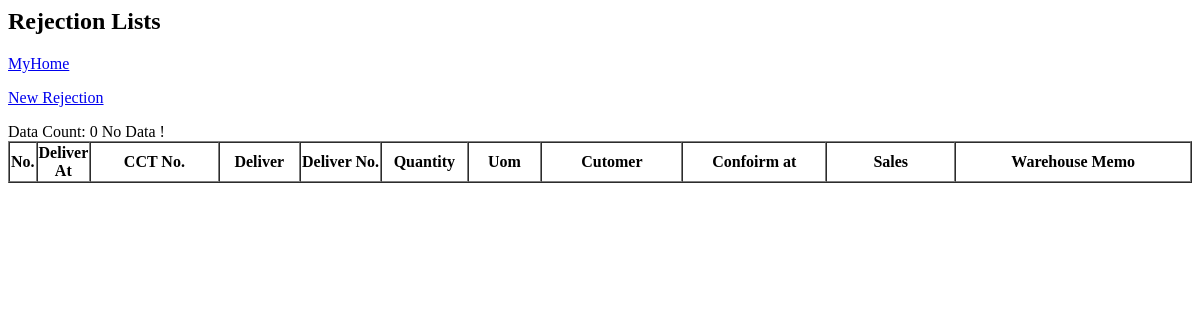
The app's page /rejectionlist/, older data.
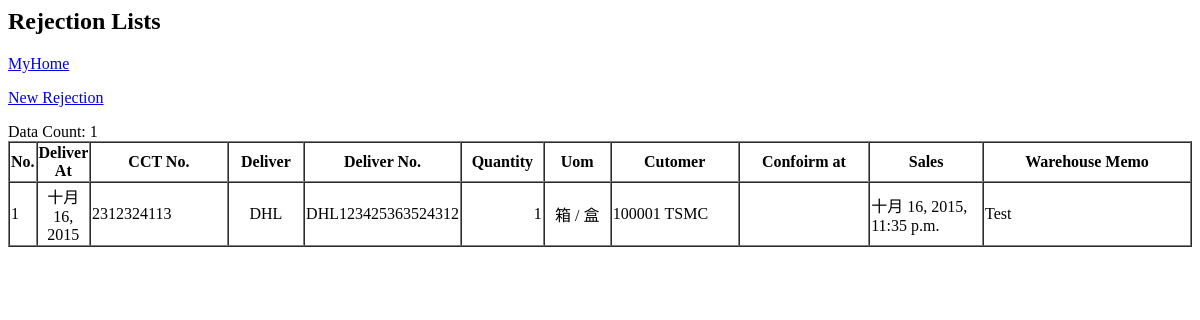
The same page, newer data.
### receive/models.py (models this page shows, shortened)
class Rejection(models.Model):
	customer = models.ForeignKey(Customer)
	deliver = models.CharField(max_length=30, blank=False )
	deliver_num = models.CharField(max_length=30 )
	cctno = models.CharField(max_length=10 , blank=True, null=True)
	quantity = models.IntegerField(default=1)
	uom = models.ForeignKey(Catcode)
	wmemo = models.TextField(blank=True, null=True)
	smemo = models.TextField(blank=True, null=True)
	deliver_at = models.DateField( default= timezone.now)
	create_at = models.DateTimeField(auto_now_add=True, auto_now = False)
	update_at = models.DateTimeField(auto_now_add=False, auto_now = True)
	class Meta:
		ordering = ['id']

### base/models.py (models this page shows)
class Catcode(models.Model):
       scode = models.CharField(max_length=4, blank=False, null=False) #System
       tcode = models.CharField(max_length=4, blank=True, null=True) #Type
       icode = models.CharField(max_length=4, blank=True, null=True)
       describtion = models.CharField(max_length=60, blank=False, null=False)
       describtion2 = models.CharField(max_length=60, blank=True, null=True)
       is_embedded = models.BooleanField(default=True)
       create_at = models.DateTimeField(auto_now_add=True, auto_now=False)
       update_at = models.DateTimeField(auto_now_add=False, auto_now=True)
       class Meta:
              unique_together = ("scode", "tcode", "icode" ,)
       def __str__(self):
              return self.describtion

class Customer(models.Model):
       cust_num = models.CharField(max_length=8, unique=True)
       title = models.CharField(max_length=30, blank=False)
       sales = models.ForeignKey(User)
       is_active = models.BooleanField(default=True)
       create_at = models.DateTimeField(auto_now_add=True, auto_now=False)
       update_at = models.DateTimeField(auto_now_add=False, auto_now=True)
       def __str__(self):
              return self.cust_num + ' ' + self.title

### receive/views.py (the view)
# urls.py: url(r'^rejectionlist/$', 'receive.views.rejectionlist', name='rejectionlist'),
def rejectionlist(request):
	title='Rejection Lists'
	rejections = Rejection.objects.all()
	return render(request, 'rejectionlist.html', locals())

### templates/rejectionlist.html
<h2>{{title}}</h2><p>
<a href="/">MyHome</a><p>
<a href="/rejectionform">New Rejection</a><p>
Data Count: {{rejections|length}}
<table border=1 cellspacing="0">
	<tr>
		<th align:'center' width:'100'>No.</th>
		<th align:'center' width:'180'>Deliver At</th>
		<th align=center width="200">CCT No.</th>
		<th align=center width="100">Deliver</th>
		<th align='center' width="100">Deliver No.</th>
		<th align='center' width="100">Quantity</th>
		<th width="100">Uom</th>
		<th width="200">Cutomer</th>
		<th width="200">Confoirm at</th>
		<th width="200">Sales</th>
		<th width="360">Warehouse Memo</th>
	</tr>
	{% for r in rejections %}
	<tr>
		<td>{{ forloop.counter }}</td>
		<td align=center>{{r.deliver_at}}</td>
		<td>{{r.cctno}}</td>
		<td align=center>{{r.deliver}}</td>
		<td>{{r.deliver_num}}</td>
		<td align=right>{{r.quantity}}</td>
		<td align=center>{{r.uom}}</td>
		<td>{{r.customer}}</td>
		<td>{{r.customer_set.user_set.fullname }}</td>
		<td>{{r.update_at}}</td>
		<td>{{r.wmemo}}</td>
	</tr>
	{% empty %}
		No Data !
	{% endfor %}
</table>

Row changes from the older to the newer data that the page shows:
added Rejection: deliver_at "十月 16, 2015", cctno "2312324113", deliver "DHL", deliver_num "DHL123425363524312", quantity "1", uom "箱 / 盒", customer "100001 TSMC", update_at "十月 16, 2015, 11:35 p.m.", wmemo "Test"
Text that changed along with them:
{{ rejections|length }}: "0 No Data !" → "1"
